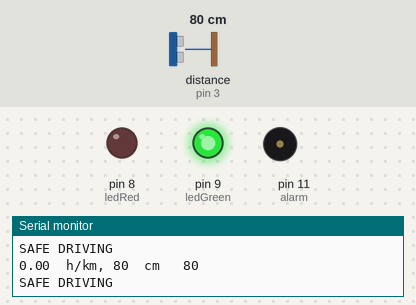
Recording of a sketch running on a simulated Arduino Uno, built with avr-gcc and run on an emulated ATmega328P. Parts: output pins drawn as LEDs (lit = HIGH), buzzer (waves = sounding), the last lines printed to the serial monitor. Wiring (inferred from the names in the program): ultrasonic range finder: trigger pin 2; echo pin 3. The test bench sets the inputs (shaded band); at power-on: distance to the obstacle (sensor on pin 3) 80 cm. The echo pulse lasts 58.3 µs per cm; pins used as bus, display or sensor lines are not drawn.

Above: at 1.2 s.
1.3 s: distance to the obstacle (sensor on pin 3) set to 7 cm
At 1.62 s:
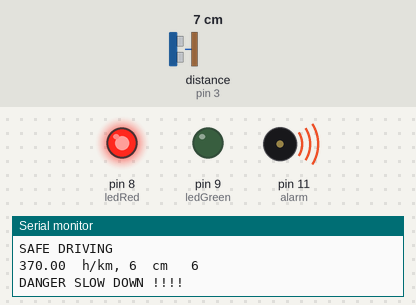
3.3 s: distance to the obstacle (sensor on pin 3) set to 4 cm
At 4.2 s:
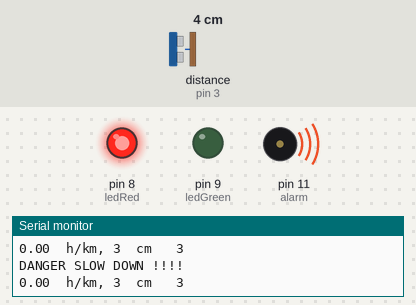
4.8 s: distance to the obstacle (sensor on pin 3) set to 9 cm
At 5.9 s:
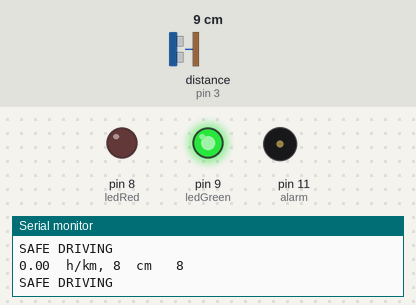
6.4 s: distance to the obstacle (sensor on pin 3) set to 2 cm
At 7.1 s:
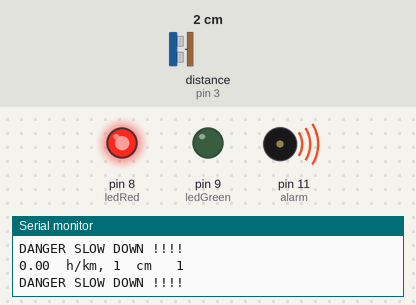
Timing chart, 0 to 9.0 s (numbered marks = the images above; inputs shaded):
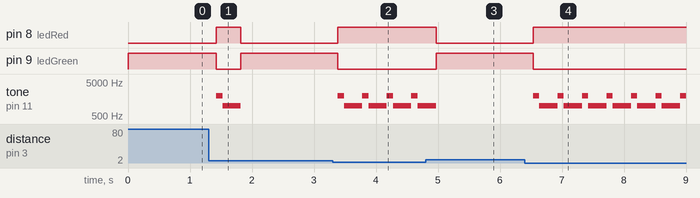

The sketch:

safety_cross.ino
```cpp
#define trigPin  2
#define echoPin 3
//LED pins
#define ledGreen 9
#define ledRed 8
//Pin connected to the piezo buzzer
#define alarm 11

int range = 5,counter=0;//range in inches

void setup() {
  // initialize serial communication:
  Serial.begin(9600);
  //initialize the sensor pins
  pinMode(trigPin, OUTPUT);
  pinMode(echoPin, INPUT);
  //i/[//nitialize LED pins
  pinMode(ledGreen, OUTPUT);
  pinMode(ledRed, OUTPUT);
  //set LEDs
  digitalWrite(ledGreen, HIGH);
  digitalWrite(ledRed, LOW);

}
void loop()
{
  // establish variables for duration of the ping,
  // and the distance result in inches and centimeters:
  long duration, cm, cm2,duration2,counter=0;
  float hiz;
  for(int i=0;;i++)
  {
  if(counter%2==0)
  {
    digitalWrite(trigPin, LOW);
  delayMicroseconds(2);
  digitalWrite(trigPin, HIGH);
  delayMicroseconds(5);
  digitalWrite(trigPin, LOW);

  // Take reading on echo pin
  duration = pulseIn(echoPin, HIGH);
delay(193);
  // convert the time into a distance
  ///inches = microsecondsToInches(duration);
  cm = microsecondsToCentimeters(duration);
   /// Serial.print(counter);
    ///Serial.print(counter);
  counter++;
  }else
  {
    digitalWrite(trigPin, LOW);
  delayMicroseconds(2);
  digitalWrite(trigPin, HIGH);
  delayMicroseconds(5);
  digitalWrite(trigPin, LOW);

  // Take reading on echo pin
  duration2 = pulseIn(echoPin, HIGH);

  // convert the time into a distance
  ///inches = microsecondsToInches(duration);
  cm2 = microsecondsToCentimeters(duration2);
  hiz=(abs(cm-cm2))/0.2;
  counter++;


 Serial.print(hiz);
  Serial.print("  h/km, ");
  Serial.print(cm2);
  Serial.print("  cm   ");
  Serial.print(cm2);
  Serial.println();
 /// Serial.print(counter);

  if(cm2 < range or hiz>45) {
    Serial.println("DANGER SLOW DOWN !!!!");
    digitalWrite(ledGreen, LOW);
    digitalWrite(ledRed, HIGH);
    tone(alarm, 2000);
    delay(100);
    tone(alarm, 1000);
    delay(100);
  } else {
    Serial.println("SAFE DRIVING ");
     digitalWrite(ledGreen, HIGH);
     digitalWrite(ledRed, LOW);
     noTone(alarm);
    // delay(100);
  }
    }
  // The PING))) is triggered by a HIGH pulse of 2 or more microseconds.
  // Give a short LOW pulse beforehand to ensure a clean HIGH pulse:


 /// delay(200);
}
}

long microsecondsToInches(long microseconds)
{
  // According to Parallax's datasheet for the PING))), there are
  // 73.746 microseconds per inch (i.e. sound travels at 1130 feet per
  // second).  This gives the distance travelled by the ping, outbound
  // and return, so we divide by 2 to get the distance of the obstacle.
  // See: http://www.parallax.com/dl/docs/prod/acc/28015-PING-v1.3.pdf
  return microseconds / 74 / 2;
}

long microsecondsToCentimeters(long microseconds)
{
  // The speed of sound is 340 m/s or 29 microseconds per centimeter.
  // The ping travels out and back, so to find the distance of the
  // object we take half of the distance travelled.
  return microseconds / 29 / 2;
}
```

Measured:
- the behaviour switches between 6 and 5 cm on distance to the obstacle (sensor on pin 3) (found by bisection; images 1 and 2)
- after the input at 1.3 s, pin 8 (ledRed): LOW → HIGH after 0.13 s, → LOW 0.40 s later; pin 9 (ledGreen): HIGH → LOW after 0.13 s, → HIGH 0.40 s later; tone on pin 11 (alarm): silent → 2000 Hz after 0.13 s, → 1000 Hz 0.10 s later, → silent 0.30 s later
- after the input at 3.3 s, pin 8 (ledRed): LOW → HIGH after 0.09 s; pin 9 (ledGreen): HIGH → LOW after 0.09 s; tone on pin 11 (alarm): alternates 2000 Hz for 0.10 s and 1000 Hz for 0.30 s, starting after 0.09 s
- after the input at 4.8 s, pin 8 (ledRed): HIGH → LOW after 0.17 s; pin 9 (ledGreen): LOW → HIGH after 0.17 s
- after the input at 6.4 s, pin 8 (ledRed): LOW → HIGH after 0.13 s; pin 9 (ledGreen): HIGH → LOW after 0.13 s; tone on pin 11 (alarm): alternates 2000 Hz for 0.10 s and 1000 Hz for 0.30 s, starting after 0.13 s
